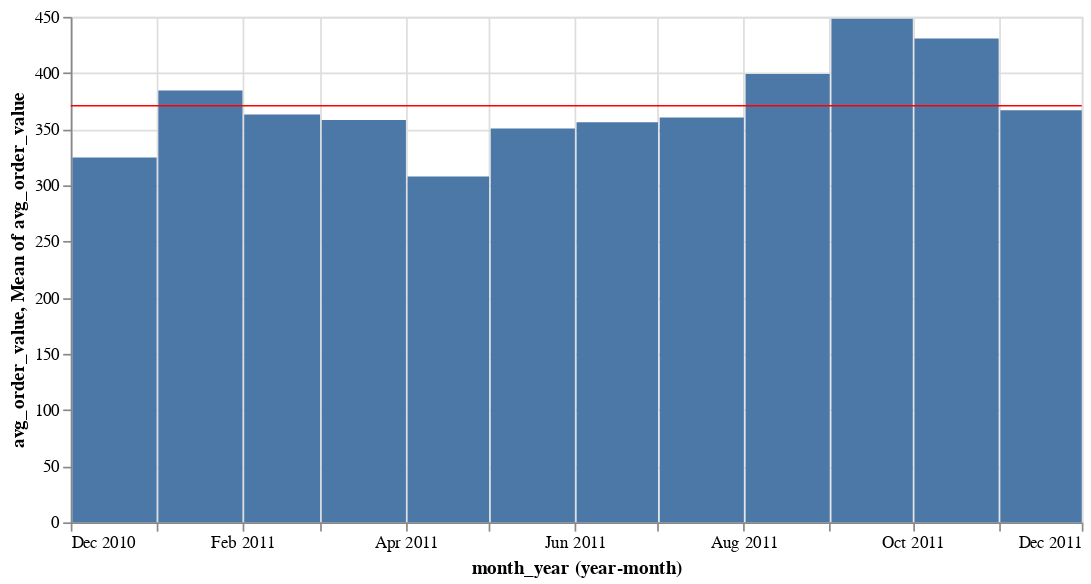

Notebook code for this chart:
### Markdown cell above
### Average order value

### Code cell
# change data type to float32
e_commerce_monthly['avg_order_value'] = e_commerce_monthly['avg_order_value'].astype(np.float32)

# subset data for chart
monthly_avg_order_value = e_commerce_monthly[['month_year','avg_order_value']]

# altair plot
bar = alt.Chart(monthly_avg_order_value).mark_bar().encode(
    x=alt.X('month_year',timeUnit='yearmonth'),
    y='avg_order_value:Q'
)

rule = alt.Chart(monthly_avg_order_value).mark_rule(color='red').encode(
    y= 'mean(avg_order_value):Q'
)

(bar + rule).properties(width=600)

### Figure 1 — Vega-Lite specification as saved in the notebook (floating-point values rounded to 4 significant figures)
{"config": {"view": {"continuousWidth": 400, "continuousHeight": 300}}, "layer": [{"mark": "bar", "encoding": {"x": {"field": "month_year", "timeUnit": "yearmonth", "type": "temporal"}, "y": {"field": "avg_order_value", "type": "quantitative"}}}, {"mark": {"type": "rule", "color": "red"}, "encoding": {"y": {"aggregate": "mean", "field": "avg_order_value", "type": "quantitative"}}}], "data": {"name": "data-01c6f1eeea7b2ede7a5b2551400000dc"}, "width": 600, "$schema": "https://vega.github.io/schema/vega-lite/v4.17.0.json", "datasets": {"data-01c6f1eeea7b2ede7a5b2551400000dc": [{"month_year": "2010-12-01T00:00:00", "avg_order_value": 324.7}, {"month_year": "2011-01-01T00:00:00", "avg_order_value": 384.4}, {"month_year": "2011-02-01T00:00:00", "avg_order_value": 363.2}, {"month_year": "2011-03-01T00:00:00", "avg_order_value": 358.2}, {"month_year": "2011-04-01T00:00:00", "avg_order_value": 307.8}, {"month_year": "2011-05-01T00:00:00", "avg_order_value": 350.6}, {"month_year": "2011-06-01T00:00:00", "avg_order_value": 356.2}, {"month_year": "2011-07-01T00:00:00", "avg_order_value": 360.5}, {"month_year": "2011-08-01T00:00:00", "avg_order_value": 399.2}, {"month_year": "2011-09-01T00:00:00", "avg_order_value": 448.2}, {"month_year": "2011-10-01T00:00:00", "avg_order_value": 430.7}, {"month_year": "2011-11-01T00:00:00", "avg_order_value": 367.0}]}}
